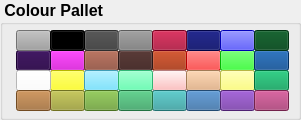
   <widget class="QGroupBox" name="Colour_Pallet_GRP">
    <property name="geometry">
     <rect>
      <x>10</x>
      <y>270</y>
      <width>301</width>
      <height>120</height>
     </rect>
    </property>
    <property name="sizePolicy">
     <sizepolicy hsizetype="Preferred" vsizetype="Maximum">
      <horstretch>0</horstretch>
      <verstretch>0</verstretch>
     </sizepolicy>
    </property>
    <property name="minimumSize">
     <size>
      <width>0</width>
      <height>120</height>
     </size>
    </property>
    <property name="font">
     <font>
      <family>Cantarell</family>
      <pointsize>12</pointsize>
      <weight>75</weight>
      <bold>true</bold>
     </font>
    </property>
    <property name="title">
     <string> Colour Pallet </string>
    </property>
    <widget class="QPushButton" name="color_10_BTN">
     <property name="geometry">
      <rect>
       <x>50</x>
       <y>50</y>
       <width>35</width>
       <height>21</height>
      </rect>
     </property>
     <property name="styleSheet">
      <string notr="true">QPushButton{
background-color : rgb(199,0,199)
}</string>
     </property>
     <property name="text">
      <string/>
     </property>
    </widget>
    <widget class="QPushButton" name="color_11_BTN">
     <property name="geometry">
      <rect>
       <x>84</x>
       <y>50</y>
       <width>35</width>
       <height>21</height>
      </rect>
     </property>
     <property name="styleSheet">
      <string notr="true">QPushButton{
background-color : rgb(137,71,51)
}</string>
     </property>
     <property name="text">
      <string/>
     </property>
    </widget>
    <widget class="QPushButton" name="color_9_BTN">
     <property name="geometry">
      <rect>
       <x>16</x>
       <y>50</y>
       <width>35</width>
       <height>21</height>
      </rect>
     </property>
     <property name="styleSheet">
      <string notr="true">QPushButton{
background-color : rgb(37,0,67)
}</string>
     </property>
     <property name="text">
      <string/>
     </property>
    </widget>
    <widget class="QPushButton" name="color_13_BTN">
     <property name="geometry">
      <rect>
       <x>152</x>
       <y>50</y>
       <width>35</width>
       <height>21</height>
      </rect>
     </property>
     <property name="styleSheet">
      <string notr="true">QPushButton{
background-color : rgb(153,37,0)
}</string>
     </property>
     <property name="text">
      <string/>
     </property>
    </widget>
    <widget class="QPushButton" name="color_12_BTN">
     <property name="geometry">
      <rect>
       <x>118</x>
       <y>50</y>
       <width>35</width>
       <height>21</height>
      </rect>
     </property>
     <property name="styleSheet">
      <string notr="true">QPushButton{
background-color : rgb(62,34,31)
}</string>
     </property>
     <property name="text">
      <string/>
     </property>
    </widget>
    <widget class="QPushButton" name="color_14_BTN">
     <property name="geometry">
      <rect>
       <x>186</x>
       <y>50</y>
       <width>35</width>
       <height>21</height>
      </rect>
     </property>
     <property name="styleSheet">
      <string notr="true">QPushButton{
background-color : rgb(255,0,00)
}</string>
     </property>
     <property name="text">
      <string/>
     </property>
    </widget>
    <widget class="QPushButton" name="color_15_BTN">
     <property name="geometry">
      <rect>
       <x>220</x>
       <y>50</y>
       <width>35</width>
       <height>21</height>
      </rect>
     </property>
     <property name="styleSheet">
      <string notr="true">QPushButton{
background-color : rgb(0,255,0)
}</string>
     </property>
     <property name="text">
      <string/>
     </property>
    </widget>
    <widget class="QPushButton" name="color_16_BTN">
     <property name="geometry">
      <rect>
       <x>254</x>
       <y>50</y>
       <width>35</width>
       <height>21</height>
      </rect>
     </property>
     <property name="styleSheet">
      <string notr="true">QPushButton{
background-color : rgb(0,65,135)
}</string>
     </property>
     <property name="text">
      <string/>
     </property>
    </widget>
    <widget class="QPushButton" name="color_18_BTN">
     <property name="geometry">
      <rect>
       <x>50</x>
       <y>70</y>
       <width>35</width>
       <height>21</height>
      </rect>
     </property>
     <property name="styleSheet">
      <string notr="true">QPushButton{
background-color : rgb(255,255,0)
}</string>
     </property>
     <property name="text">
      <string/>
     </property>
    </widget>
    <widget class="QPushButton" name="color_19_BTN">
     <property name="geometry">
      <rect>
       <x>84</x>
       <y>70</y>
       <width>35</width>
       <height>21</height>
      </rect>
     </property>
     <property name="styleSheet">
      <string notr="true">QPushButton{
background-color : rgb(90,220,255)
}</string>
     </property>
     <property name="text">
      <string/>
     </property>
    </widget>
    <widget class="QPushButton" name="color_17_BTN">
     <property name="geometry">
      <rect>
       <x>16</x>
       <y>70</y>
       <width>35</width>
       <height>21</height>
      </rect>
     </property>
     <property name="styleSheet">
      <string notr="true">QPushButton{
background-color : rgb(255,255,255)
}</string>
     </property>
     <property name="text">
      <string/>
     </property>
    </widget>
    <widget class="QPushButton" name="color_21_BTN">
     <property name="geometry">
      <rect>
       <x>152</x>
       <y>70</y>
       <width>35</width>
       <height>21</height>
      </rect>
     </property>
     <property name="styleSheet">
      <string notr="true">QPushButton{
background-color : rgb(255,175,175)
}</string>
     </property>
     <property name="text">
      <string/>
     </property>
    </widget>
    <widget class="QPushButton" name="color_20_BTN">
     <property name="geometry">
      <rect>
       <x>118</x>
       <y>70</y>
       <width>35</width>
       <height>21</height>
      </rect>
     </property>
     <property name="styleSheet">
      <string notr="true">QPushButton{
background-color : rgb(67,255,162)
}</string>
     </property>
     <property name="text">
      <string/>
     </property>
    </widget>
    <widget class="QPushButton" name="color_22_BTN">
     <property name="geometry">
      <rect>
       <x>186</x>
       <y>70</y>
       <width>35</width>
       <height>21</height>
      </rect>
     </property>
     <property name="styleSheet">
      <string notr="true">QPushButton{
background-color : rgb(227,172,121)
}</string>
     </property>
     <property name="text">
      <string/>
     </property>
    </widget>
    <widget class="QPushButton" name="color_23_BTN">
     <property name="geometry">
      <rect>
       <x>220</x>
       <y>70</y>
       <width>35</width>
       <height>21</height>
      </rect>
     </property>
     <property name="styleSheet">
      <string notr="true">QPushButton{
background-color : rgb(255,255,98)
}</string>
     </property>
     <property name="text">
      <string/>
     </property>
    </widget>
    <widget class="QPushButton" name="color_24_BTN">
     <property name="geometry">
      <rect>
       <x>254</x>
       <y>70</y>
       <width>35</width>
       <height>21</height>
      </rect>
     </property>
     <property name="styleSheet">
      <string notr="true">QPushButton{
background-color : rgb(0,153,83)
}</string>
     </property>
     <property name="text">
      <string/>
     </property>
    </widget>
    <widget class="QPushButton" name="color_26_BTN">
     <property name="geometry">
      <rect>
       <x>50</x>
       <y>90</y>
       <width>35</width>
       <height>21</height>
      </rect>
     </property>
     <property name="styleSheet">
      <string notr="true">QPushButton{
background-color : rgb(158,160,48)
}</string>
     </property>
     <property name="text">
      <string/>
     </property>
    </widget>
    <widget class="QPushButton" name="color_27_BTN">
     <property name="geometry">
      <rect>
       <x>84</x>
       <y>90</y>
       <width>35</width>
       <height>21</height>
      </rect>
     </property>
     <property name="styleSheet">
      <string notr="true">QPushButton{
background-color : rgb(104,160,48)
}</string>
     </property>
     <property name="text">
      <string/>
     </property>
    </widget>
    <widget class="QPushButton" name="color_25_BTN">
     <property name="geometry">
      <rect>
       <x>16</x>
       <y>90</y>
       <width>35</width>
       <height>21</height>
      </rect>
     </property>
     <property name="styleSheet">
      <string notr="true">QPushButton{
background-color : rgb(160,105,48)
}</string>
     </property>
     <property name="text">
      <string/>
     </property>
    </widget>
    <widget class="QPushButton" name="color_29_BTN">
     <property name="geometry">
      <rect>
       <x>152</x>
       <y>90</y>
       <width>35</width>
       <height>21</height>
      </rect>
     </property>
     <property name="styleSheet">
      <string notr="true">QPushButton{
background-color : rgb(48,160,160)
}</string>
     </property>
     <property name="text">
      <string/>
     </property>
    </widget>
    <widget class="QPushButton" name="color_28_BTN">
     <property name="geometry">
      <rect>
       <x>118</x>
       <y>90</y>
       <width>35</width>
       <height>21</height>
      </rect>
     </property>
     <property name="styleSheet">
      <string notr="true">QPushButton{
background-color : rgb(48,160,93)
}</string>
     </property>
     <property name="text">
      <string/>
     </property>
    </widget>
    <widget class="QPushButton" name="color_30_BTN">
     <property name="geometry">
      <rect>
       <x>186</x>
       <y>90</y>
       <width>35</width>
       <height>21</height>
      </rect>
     </property>
     <property name="styleSheet">
      <string notr="true">QPushButton{
background-color : rgb(48,103,160)
}</string>
     </property>
     <property name="text">
      <string/>
     </property>
    </widget>
    <widget class="QPushButton" name="color_31_BTN">
     <property name="geometry">
      <rect>
       <x>220</x>
       <y>90</y>
       <width>35</width>
       <height>21</height>
      </rect>
     </property>
     <property name="styleSheet">
      <string notr="true">QPushButton{
background-color : rgb(111,48,160)
}</string>
     </property>
     <property name="text">
      <string/>
     </property>
    </widget>
    <widget class="QPushButton" name="color_32_BTN">
     <property name="geometry">
      <rect>
       <x>254</x>
       <y>90</y>
       <width>35</width>
       <height>21</height>
      </rect>
     </property>
     <property name="styleSheet">
      <string notr="true">QPushButton{
background-color : rgb(161,48,105)
}</string>
     </property>
     <property name="text">
      <string/>
     </property>
    </widget>
    <widget class="QPushButton" name="color_6_BTN">
     <property name="geometry">
      <rect>
       <x>186</x>
       <y>30</y>
       <width>35</width>
       <height>21</height>
      </rect>
     </property>
     <property name="styleSheet">
      <string notr="true">QPushButton{
background-color : rgb(0,4,95)
}</string>
     </property>
     <property name="text">
      <string/>
     </property>
    </widget>
    <widget class="QPushButton" name="color_1_BTN">
     <property name="geometry">
      <rect>
       <x>16</x>
       <y>30</y>
       <width>35</width>
       <height>21</height>
      </rect>
     </property>
     <property name="font">
      <font>
       <pointsize>10</pointsize>
      </font>
     </property>
     <property name="styleSheet">
      <string notr="true">QPushButton{
background-color : rgb(160,160,160)
}</string>
     </property>
     <property name="text">
      <string/>
     </property>
     <property name="checkable">
      <bool>false</bool>
     </property>
    </widget>
    <widget class="QPushButton" name="color_3_BTN">
     <property name="geometry">
      <rect>
       <x>84</x>
       <y>30</y>
       <width>35</width>
       <height>21</height>
      </rect>
     </property>
     <property name="styleSheet">
      <string notr="true">QPushButton{
background-color : rgb(63,63,63)
}</string>
     </property>
     <property name="text">
      <string/>
     </property>
    </widget>
    <widget class="QPushButton" name="color_4_BTN">
     <property name="geometry">
      <rect>
       <x>118</x>
       <y>30</y>
       <width>35</width>
       <height>21</height>
      </rect>
     </property>
     <property name="styleSheet">
      <string notr="true">QPushButton{
background-color : rgb(127,127,127)
}</string>
     </property>
     <property name="text">
      <string/>
     </property>
    </widget>
    <widget class="QPushButton" name="color_2_BTN">
     <property name="geometry">
      <rect>
       <x>50</x>
       <y>30</y>
       <width>35</width>
       <height>21</height>
      </rect>
     </property>
     <property name="styleSheet">
      <string notr="true">QPushButton{
background-color : rgb(0,0,0)
}</string>
     </property>
     <property name="text">
      <string/>
     </property>
    </widget>
    <widget class="QPushButton" name="color_5_BTN">
     <property name="geometry">
      <rect>
       <x>152</x>
       <y>30</y>
       <width>35</width>
       <height>21</height>
      </rect>
     </property>
     <property name="styleSheet">
      <string notr="true">QPushButton{
background-color : rgb(155,0,40)
}</string>
     </property>
     <property name="text">
      <string/>
     </property>
    </widget>
    <widget class="QPushButton" name="color_7_BTN">
     <property name="geometry">
      <rect>
       <x>220</x>
       <y>30</y>
       <width>35</width>
       <height>21</height>
      </rect>
     </property>
     <property name="styleSheet">
      <string notr="true">QPushButton{
background-color : rgb(0,0,255)
}</string>
     </property>
     <property name="text">
      <string/>
     </property>
    </widget>
    <widget class="QPushButton" name="color_8_BTN">
     <property name="geometry">
      <rect>
       <x>254</x>
       <y>30</y>
       <width>35</width>
       <height>21</height>
      </rect>
     </property>
     <property name="styleSheet">
      <string notr="true">QPushButton{
background-color : rgb(0,70,24)
}</string>
     </property>
     <property name="text">
      <string/>
     </property>
    </widget>
   </widget>
